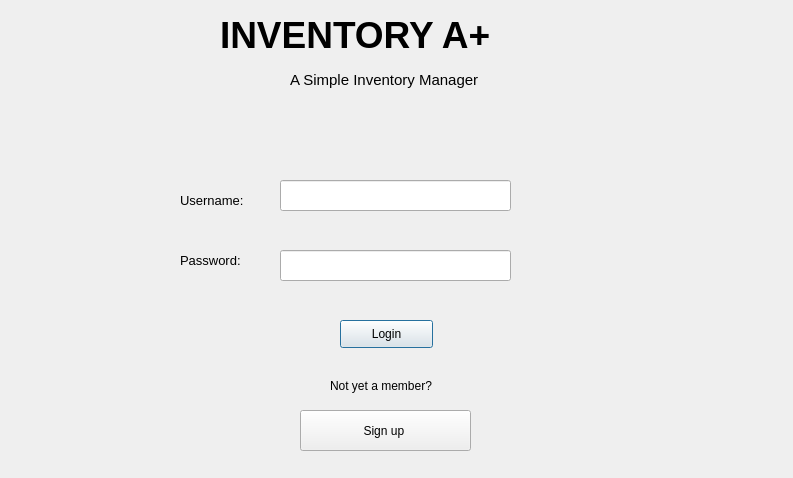
<?xml version="1.0" encoding="UTF-8"?>
<ui version="4.0">
 <class>LoginScreen</class>
 <widget class="QDialog" name="LoginScreen">
  <property name="geometry">
   <rect>
    <x>0</x>
    <y>0</y>
    <width>793</width>
    <height>478</height>
   </rect>
  </property>
  <property name="windowTitle">
   <string>User Login</string>
  </property>
  <property name="windowIcon">
   <iconset>
    <normaloff>../../../../../Merk/Desktop/HokeysDotaIcon.png</normaloff>../../../../../Merk/Desktop/HokeysDotaIcon.png</iconset>
  </property>
  <widget class="QLabel" name="label">
   <property name="geometry">
    <rect>
     <x>220</x>
     <y>10</y>
     <width>381</width>
     <height>51</height>
    </rect>
   </property>
   <property name="text">
    <string>&lt;html&gt;&lt;head/&gt;&lt;body&gt;&lt;p&gt;&lt;span style=&quot; font-size:28pt; font-weight:600;&quot;&gt;INVENTORY A+&lt;/span&gt;&lt;/p&gt;&lt;/body&gt;&lt;/html&gt;</string>
   </property>
  </widget>
  <widget class="QLabel" name="label_2">
   <property name="geometry">
    <rect>
     <x>290</x>
     <y>60</y>
     <width>231</width>
     <height>41</height>
    </rect>
   </property>
   <property name="text">
    <string>&lt;html&gt;&lt;head/&gt;&lt;body&gt;&lt;p&gt;&lt;span style=&quot; font-size:11pt;&quot;&gt;A Simple Inventory Manager&lt;/span&gt;&lt;/p&gt;&lt;/body&gt;&lt;/html&gt;</string>
   </property>
  </widget>
  <widget class="QPushButton" name="pushButton">
   <property name="geometry">
    <rect>
     <x>340</x>
     <y>320</y>
     <width>93</width>
     <height>28</height>
    </rect>
   </property>
   <property name="text">
    <string>Login</string>
   </property>
  </widget>
  <widget class="QPushButton" name="pushButton_2">
   <property name="geometry">
    <rect>
     <x>300</x>
     <y>410</y>
     <width>171</width>
     <height>41</height>
    </rect>
   </property>
   <property name="text">
    <string>Sign up </string>
   </property>
  </widget>
  <widget class="QLabel" name="label_3">
   <property name="geometry">
    <rect>
     <x>330</x>
     <y>370</y>
     <width>141</width>
     <height>31</height>
    </rect>
   </property>
   <property name="text">
    <string>Not yet a member?</string>
   </property>
  </widget>
  <widget class="QLabel" name="label_4">
   <property name="geometry">
    <rect>
     <x>180</x>
     <y>180</y>
     <width>81</width>
     <height>41</height>
    </rect>
   </property>
   <property name="text">
    <string>&lt;html&gt;&lt;head/&gt;&lt;body&gt;&lt;p&gt;&lt;span style=&quot; font-size:10pt;&quot;&gt;Username:&lt;/span&gt;&lt;/p&gt;&lt;/body&gt;&lt;/html&gt;</string>
   </property>
  </widget>
  <widget class="QLabel" name="label_5">
   <property name="geometry">
    <rect>
     <x>180</x>
     <y>240</y>
     <width>81</width>
     <height>41</height>
    </rect>
   </property>
   <property name="text">
    <string>&lt;html&gt;&lt;head/&gt;&lt;body&gt;&lt;p&gt;&lt;span style=&quot; font-size:10pt;&quot;&gt;Password:&lt;/span&gt;&lt;/p&gt;&lt;/body&gt;&lt;/html&gt;</string>
   </property>
  </widget>
  <widget class="QLineEdit" name="lineEdit">
   <property name="geometry">
    <rect>
     <x>280</x>
     <y>180</y>
     <width>231</width>
     <height>31</height>
    </rect>
   </property>
  </widget>
  <widget class="QLineEdit" name="lineEdit_2">
   <property name="geometry">
    <rect>
     <x>280</x>
     <y>250</y>
     <width>231</width>
     <height>31</height>
    </rect>
   </property>
   <property name="inputMask">
    <string notr="true"/>
   </property>
   <property name="text">
    <string notr="true"/>
   </property>
   <property name="maxLength">
    <number>32767</number>
   </property>
   <property name="frame">
    <bool>true</bool>
   </property>
   <property name="echoMode">
    <enum>QLineEdit::PasswordEchoOnEdit</enum>
   </property>
   <property name="placeholderText">
    <string/>
   </property>
   <property name="clearButtonEnabled">
    <bool>false</bool>
   </property>
  </widget>
 </widget>
 <resources/>
 <connections/>
</ui>
